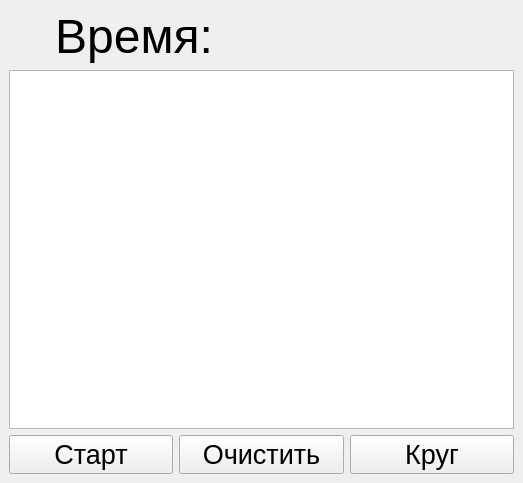
<?xml version="1.0" encoding="UTF-8"?>
<ui version="4.0">
 <class>MainWindow</class>
 <widget class="QMainWindow" name="MainWindow">
  <property name="geometry">
   <rect>
    <x>0</x>
    <y>0</y>
    <width>523</width>
    <height>483</height>
   </rect>
  </property>
  <property name="windowTitle">
   <string>MainWindow</string>
  </property>
  <widget class="QWidget" name="centralwidget">
   <layout class="QVBoxLayout" name="verticalLayout">
    <item>
     <layout class="QHBoxLayout" name="horizontalLayout_2">
      <item>
       <widget class="QLabel" name="full_time_header">
        <property name="font">
         <font>
          <pointsize>36</pointsize>
         </font>
        </property>
        <property name="text">
         <string>Время:</string>
        </property>
        <property name="alignment">
         <set>Qt::AlignCenter</set>
        </property>
       </widget>
      </item>
      <item>
       <widget class="QLabel" name="full_time_label">
        <property name="font">
         <font>
          <pointsize>36</pointsize>
         </font>
        </property>
        <property name="text">
         <string/>
        </property>
        <property name="alignment">
         <set>Qt::AlignCenter</set>
        </property>
       </widget>
      </item>
     </layout>
    </item>
    <item>
     <widget class="QTextEdit" name="textEdit"/>
    </item>
    <item>
     <layout class="QHBoxLayout" name="horizontalLayout">
      <item>
       <widget class="QPushButton" name="start_stop_Btn">
        <property name="font">
         <font>
          <pointsize>20</pointsize>
         </font>
        </property>
        <property name="text">
         <string>Старт</string>
        </property>
       </widget>
      </item>
      <item>
       <widget class="QPushButton" name="clear_Btn">
        <property name="font">
         <font>
          <pointsize>20</pointsize>
         </font>
        </property>
        <property name="text">
         <string>Очистить</string>
        </property>
       </widget>
      </item>
      <item>
       <widget class="QPushButton" name="lap_Btn">
        <property name="font">
         <font>
          <pointsize>20</pointsize>
         </font>
        </property>
        <property name="text">
         <string>Круг</string>
        </property>
       </widget>
      </item>
     </layout>
    </item>
   </layout>
  </widget>
 </widget>
 <resources/>
 <connections/>
</ui>
